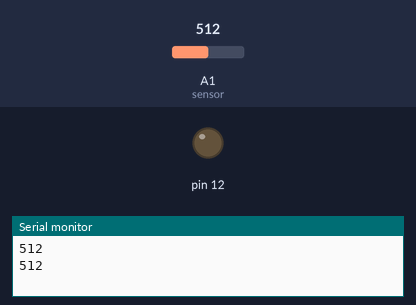
A sketch run on a simulated Arduino Uno, built with avr-gcc and run on an emulated ATmega328P. Parts: output pins drawn as LEDs (lit = HIGH), the last lines printed to the serial monitor. The test bench sets the inputs (shaded band); at power-on: A1 (sensor) = 512.

Above: at 1.8 s.
1.9 s: A1 (sensor) set to 210
3.4 s: A1 (sensor) set to 190
At 5.1 s:
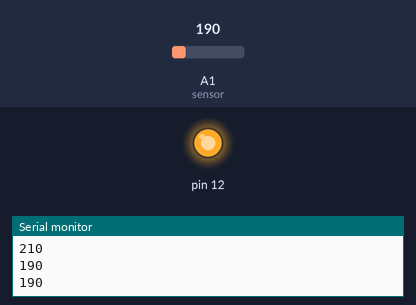
5.5 s: A1 (sensor) set to 306
At 6.6 s:
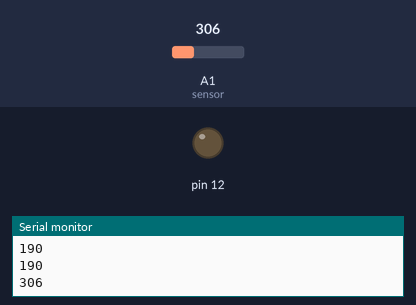
7.5 s: A1 (sensor) set to 122
At 9.3 s:
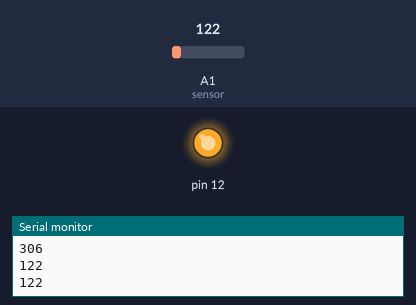
Timing chart, 0 to 10.5 s (numbered marks = the images above; inputs shaded):
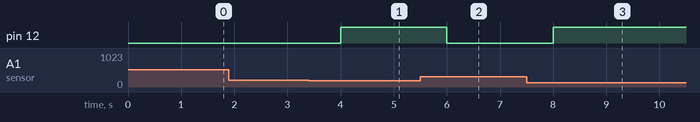

Measured:
- the behaviour switches between 201 and 200 on A1 (sensor) (found by bisection; images 0 and 1)
- after the input at 3.4 s, pin 12: LOW → HIGH after 0.60 s
- after the input at 5.5 s, pin 12: HIGH → LOW after 0.50 s
- after the input at 7.5 s, pin 12: LOW → HIGH after 0.50 s

The sketch:

LDR2.ino
```cpp
int sensor = A1; //Entrada analógica do LDR

void setup() {
  pinMode(sensor, INPUT);
  pinMode(12, OUTPUT);
  Serial.begin(9600);
}

void loop() {
  int valor = analogRead(sensor);
  Serial.println(valor);
  if(valor <= 200){
      digitalWrite(12,HIGH);
  } else {
      digitalWrite(12,LOW);
  }
  delay(1000);
}
```
